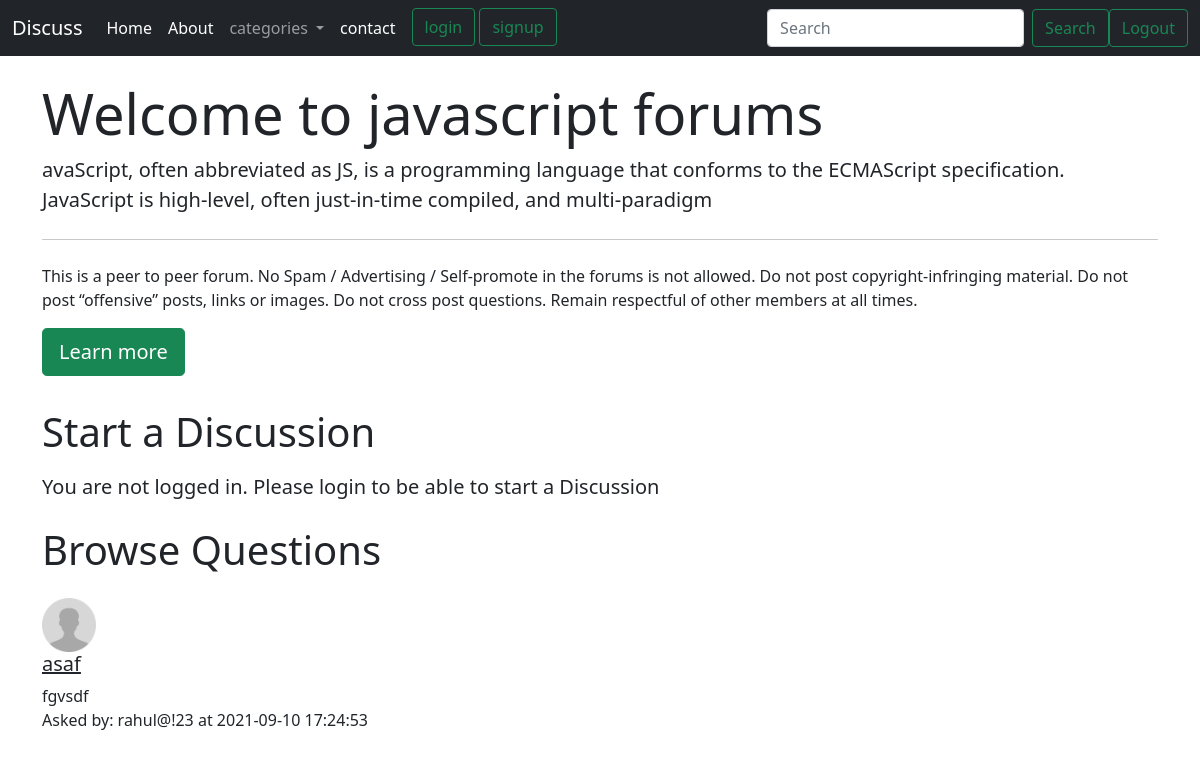
The app's page /threadlist.php?catid=2 with its own data.
### tables this page shows
CREATE TABLE `category` (
  `category_id` int(8) NOT NULL,
  `category_name` varchar(256) NOT NULL,
  `category_description` varchar(256) NOT NULL,
  `created` datetime NOT NULL DEFAULT current_timestamp()
);

CREATE TABLE `thread` (
  `thread_id` int(7) NOT NULL,
  `thread_title` varchar(255) NOT NULL,
  `thread_desc` text NOT NULL,
  `thread_cat_id` int(7) NOT NULL,
  `thread_user_id` int(7) NOT NULL,
  `timestamp` datetime NOT NULL DEFAULT current_timestamp()
);

CREATE TABLE `user` (
  `sno` int(8) NOT NULL,
  `user_name` varchar(30) NOT NULL,
  `user_pass` varchar(256) NOT NULL,
  `timestamp` datetime NOT NULL DEFAULT current_timestamp()
);

### threadlist.php (the view, shortened to what this page needs)
<!doctype html>
<html lang="en">
<head>
    <link href="https://cdn.jsdelivr.net/npm/bootstrap@5.1.1/dist/css/bootstrap.min.css" rel="stylesheet"
>
</head>
<body>
    <?php include 'partials/_dbconnect.php';?>
    <?php include 'partials/_header.php';?>
    <?php
    $id = $_GET['catid'];
    $sql = "SELECT * FROM `category` WHERE category_id =$id";
    $result = mysqli_query($conn, $sql);
    while($row = mysqli_fetch_assoc($result)){
        $catname = $row['category_name'];
        $catdesc = $row['category_description'];
    }
    ?>
    <div class="container my-4">
        <div class="jumbotron">
            <h1 class="display-4">Welcome to <?php echo $catname;?> forums</h1>
            <p class="lead"> <?php echo $catdesc;?></p>
            <hr class="my-4">
            <p>This is a peer to peer forum. No Spam / Advertising / Self-promote in the forums is not allowed. Do not
                post copyright-infringing material. Do not post “offensive” posts, links or images. Do not cross post
                questions. Remain respectful of other members at all times.</p>
            <a class="btn btn-success btn-lg" href="#" role="button">Learn more</a>
        </div>
    </div>
  <?php
    if(isset($_SESSION['loggedin']) && $_SESSION['loggedin']==true){
    echo '<div class="container">
            <h1 class="py-2">Start a Discussion</h1>
            <form action="'. $_SERVER["REQUEST_URI"] . '" method="post">
                <div class="form-group">
                    <label for="exampleInputEmail1">Problem Title</label>
                    <input type="text" class="form-control" id="title" name="title" aria-describedby="emailHelp">
                    <small id="emailHelp" class="form-text text-muted">Keep your title as short and crisp as
                        possible</small>
                </div>
                <input type="hidden" name="sno" value="'. $_SESSION["sno"]. '">
                <div class="form-group">
                    <label for="exampleFormControlTextarea1">Ellaborate Your Concern</label>
                    <textarea class="form-control" id="desc" name="desc" rows="3"></textarea>
                </div>
                <button type="submit" class="btn btn-success">Submit</button>
            </form>
        </div>';
    }
    else{
        echo '
        <div class="container">
        <h1 class="py-2">Start a Discussion</h1>
           <p class="lead">You are not logged in. Please login to be able to start a Discussion</p>
        </div>
        ';
    }
    ?>
    <div class="container mb-5" id="ques">
        <h1 class="py-2">Browse Questions</h1>
        <?php
    $id = $_GET['catid'];
    $sql = "SELECT * FROM `thread` WHERE thread_cat_id=$id";
    $result = mysqli_query($conn, $sql);
    while($row = mysqli_fetch_assoc($result)){
        $id = $row['thread_id'];
        $title = $row['thread_title'];
        $desc = $row['thread_desc'];
        $thread_time = $row['timestamp'];
        $thread_user_id = $row['thread_user_id'];
       $sql2 = "SELECT user_name FROM `user`WHERE sno='$thread_user_id'";
        $result2 = mysqli_query($conn, $sql2);
        $row2 = mysqli_fetch_assoc($result2);
        echo '<div class="media my-3">
            <img src="img/userdefault.png" width="54px" class="mr-3" alt="...">
            <div class="media-body">'.
             '<h5 class="mt-0"> <a class="text-dark" href="thread.php?threadid=' . $id. '">'. $title . ' </a></h5>
                '. $desc . ' </div>'.'<div class="font-weight-bold my-0"> Asked by: '. $row2['user_name'] . ' at '. $thread_time. '</div>'.
        '</div>';
        }
    ?>
    </div>
</body>
</html>

### records on screen
category: category_name "javascript", category_description "avaScript, often abbreviated as JS, is a programming language that conforms to the ECMAScript specification. JavaScript is high-level, often just-in-time compiled, and multi-paradigm"
thread: thread_title "asaf", thread_desc "fgvsdf", user.user_name "rahul@!23", timestamp "2021-09-10 17:24:53"
